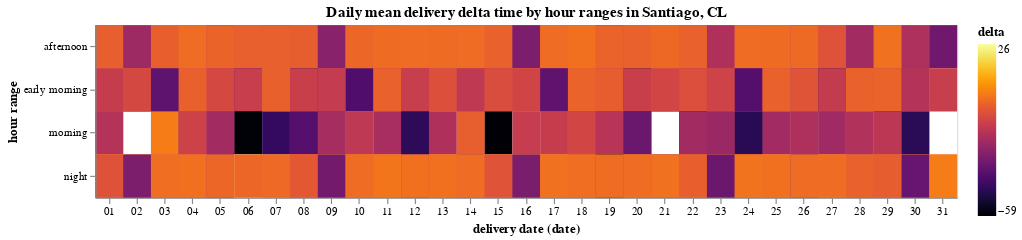

Notebook source saved alongside this figure:
### Code cell
alt.Chart(
    simplified2,
    title="Daily mean delivery delta time by hour ranges in Santiago, CL"
).mark_rect().encode(
    x='date(delivery date):O',#:O
    y='hour range:O',#:O
    color=alt.Color('delta:Q', scale=alt.Scale(scheme="inferno")),#:Q
    tooltip=[
        alt.Tooltip('delivery date:T', title='Rango'),#:T
        alt.Tooltip('delta:Q', title='Delta')#:Q
    ]
).properties(width=750).properties(height=150)

### Figure 1 — Vega-Lite specification as saved in the notebook (floating-point values rounded to 4 significant figures; data arrays with more than 128 entries replaced by an {"elided": "..."} marker saying what was removed)
{"config": {"view": {"continuousWidth": 400, "continuousHeight": 300}}, "data": {"name": "data-f9fb65d7128af4bdad38252f4b1c1a5c"}, "mark": "rect", "encoding": {"color": {"type": "quantitative", "field": "delta", "scale": {"scheme": "inferno"}}, "tooltip": [{"type": "temporal", "field": "delivery date", "title": "Rango"}, {"type": "quantitative", "field": "delta", "title": "Delta"}], "x": {"type": "ordinal", "field": "delivery date", "timeUnit": "date"}, "y": {"type": "ordinal", "field": "hour range"}}, "height": 150, "title": "Daily mean delivery delta time by hour ranges in Santiago, CL", "width": 750, "$schema": "https://vega.github.io/schema/vega-lite/v4.8.1.json", "datasets": {"data-f9fb65d7128af4bdad38252f4b1c1a5c": {"elided": "322 records"}}}
